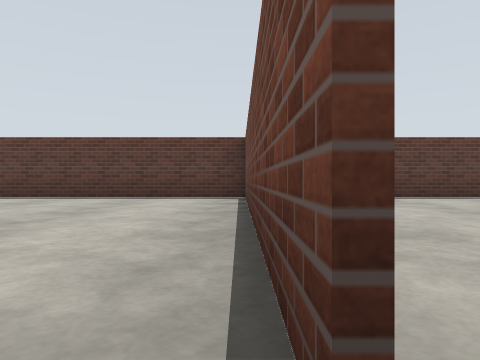
View 1 (above)

19 first-person views from a walk through a Gazebo world. The camera is 0.72 m above the floor, looks level and sees 70° across. The floor is counted in squares, 2 m on a side. Each view is taken from the middle of a square. On the plan, view 1 faces up. The plan holds only what a view shows up to about 9 squares ahead; the rest is blank. The robots in the file are not drawn.

View 2
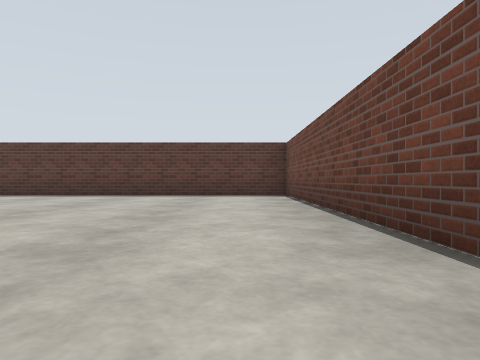

View 3
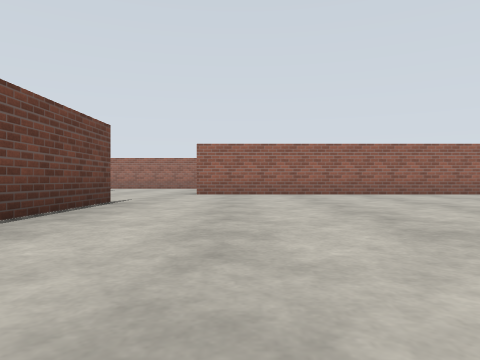

View 4
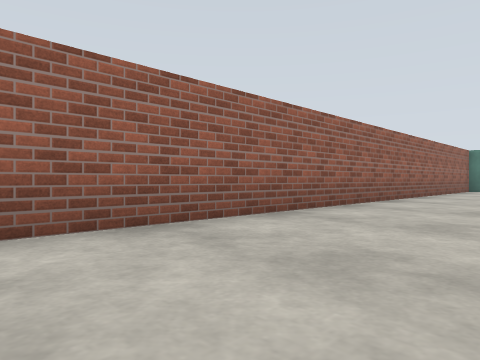

View 5
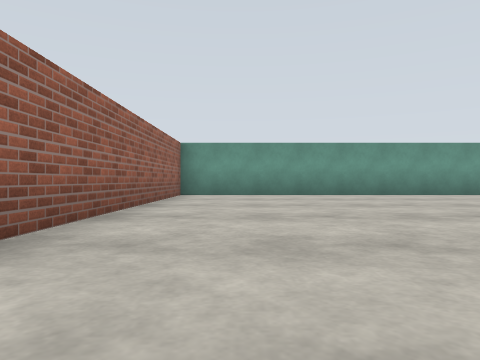

View 6
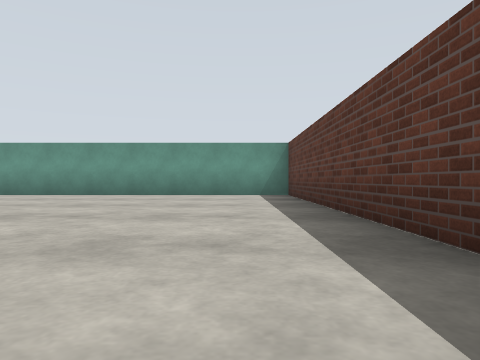

View 7
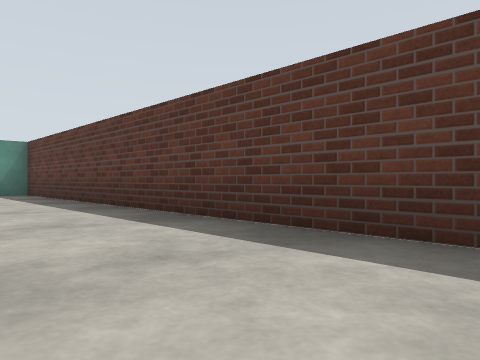

View 8
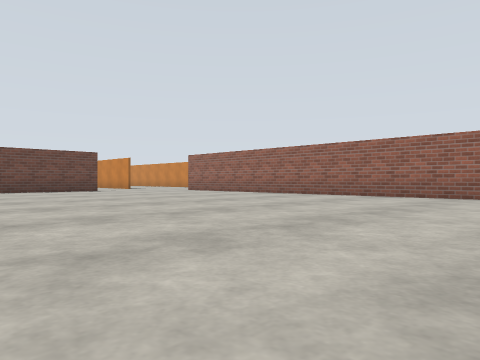

View 9
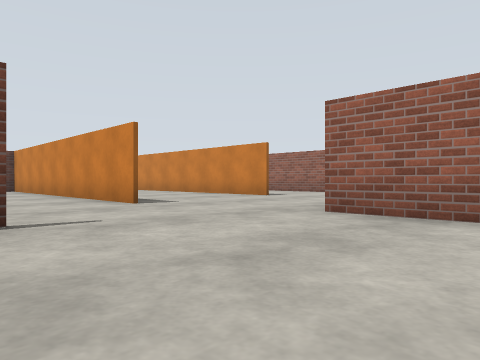

View 10
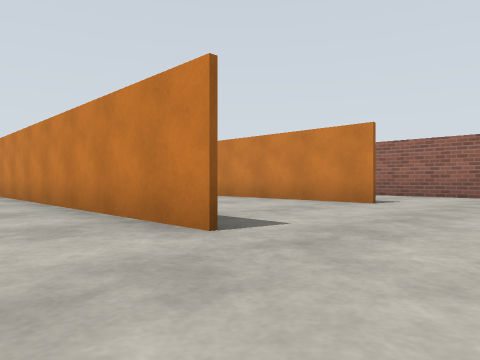

View 11
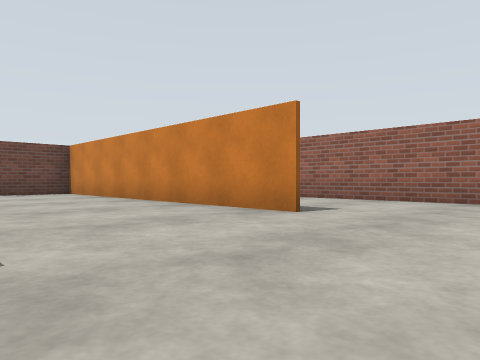

View 12
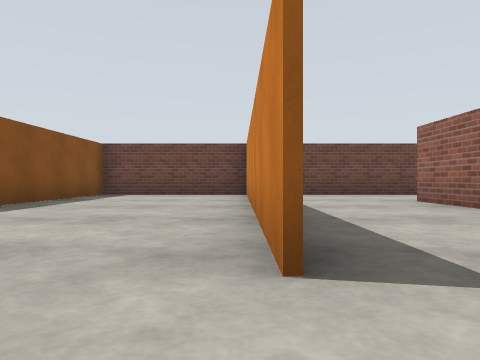

View 13
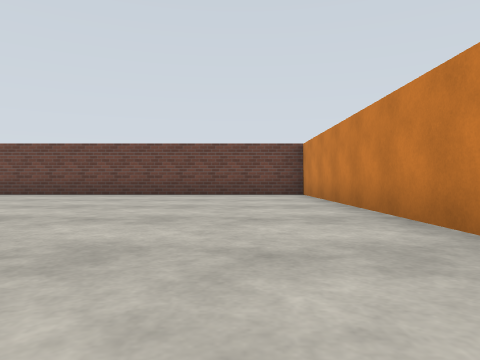

View 14
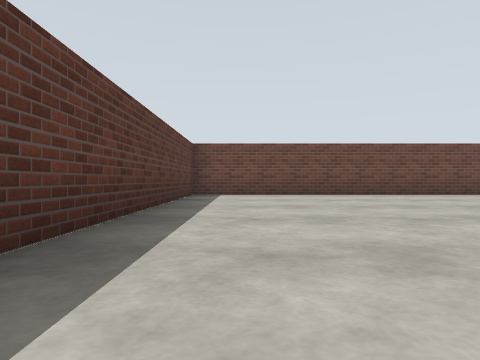

View 15
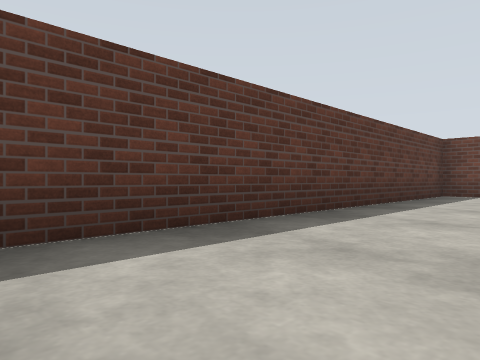

View 16
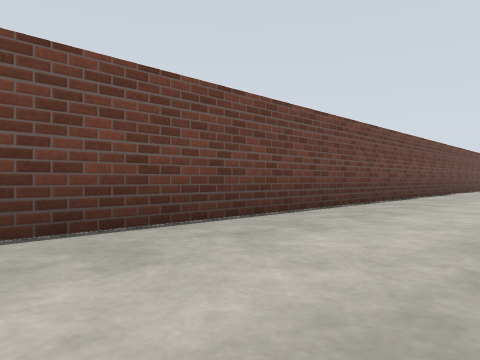

View 17
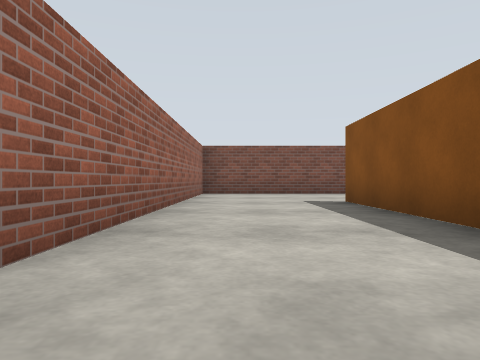

View 18
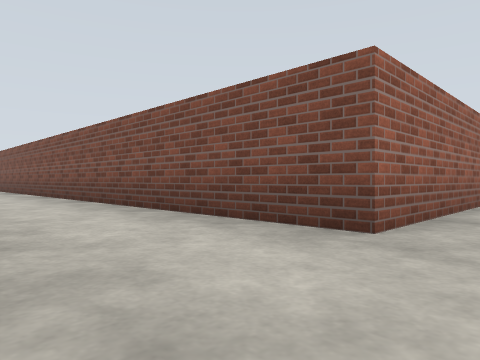

View 19
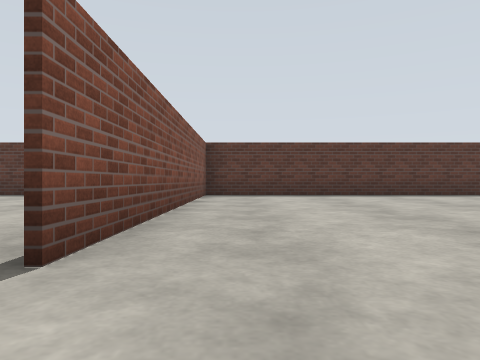

### Floor plan
Ten units are one square. View 1 is at (0, 0); x grows to the right and y downward. Boxes are objects, and circles mark ways between rooms. Rooms are numbered by the first view taken in them; rooms with no view inside come last. Other rooms are left out.
<svg viewBox="-177 -77 277 342">
<path fill="none" stroke="#000" d="M-84 -72 -172 -72 -172 24 -9 24M1 -4 1 -71M-1 -72 -68 -72M94 164 94 20M55 52 22 52 94 52M-9 41 -9 80 68 80 68 175M95 16 58 16M18 16 95 16M2 -71 2 -4M94 20 94 -72 -1 -72"/>
<circle cx="5" cy="20" r="3" fill="#2a7"/>
<circle cx="5" cy="5" r="3" fill="#2a7"/>
<text x="-90" y="-30">1</text>
<text x="20" y="260">2</text>
<text x="50" y="-30">3</text>
</svg>
Room 1 opens to room 2. Room 1 opens to room 3.

Where each view was taken, in squares from view 1:
view 1: 0 up, 0 right, facing up
view 2: 1 down, 1 left, facing up
view 3: 6 up, 2 left, facing down
view 4: 0 up, 5 left, facing down-left
view 5: 1 down, 9 left, facing left
view 6: 6 up, 9 left, facing left
view 7: 5 up, 8 left, facing up-left
view 8: 5 up, 11 left, facing down-right
view 9: 1 up, 3 left, facing down-right
view 10: 0 up, 0 right, facing down-right
view 11: 2 down, 0 right, facing down-right
view 12: 5 down, 1 right, facing right
view 13: 0 up, 1 right, facing right
view 14: 6 up, 1 right, facing right
view 15: 5 up, 1 right, facing up-right
view 16: 6 down, 7 right, facing down-right
view 17: 7 down, 8 right, facing left
view 18: 7 down, 9 right, facing down-left
view 19: 1 down, 1 right, facing up
